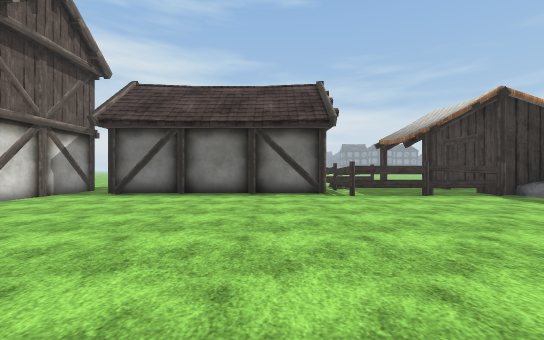
[1] (above)

16 first-person views from a walk through a 3-D level made in the Unity game engine. The camera is 1.4 m above the floor, looks level and sees 90° across. The floor is counted in squares, 2 m on a side. Each view is taken from the middle of a square. On the plan, view 1 faces up. The plan holds only what a view shows up to about 9 squares ahead; the rest is blank. The place goes on beyond the plan. Flat ground stands in for the terrain. Some surface patterns are stand-ins.

[2]
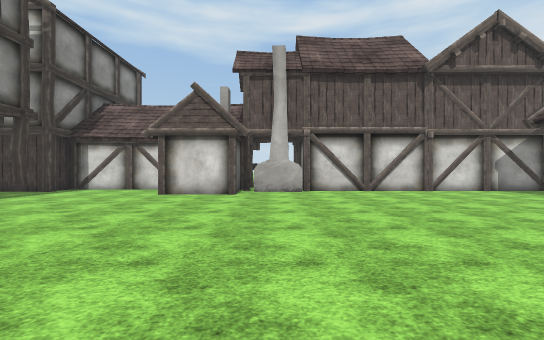

[3]
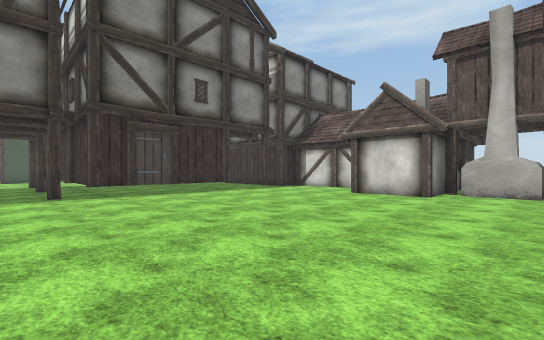

[4]
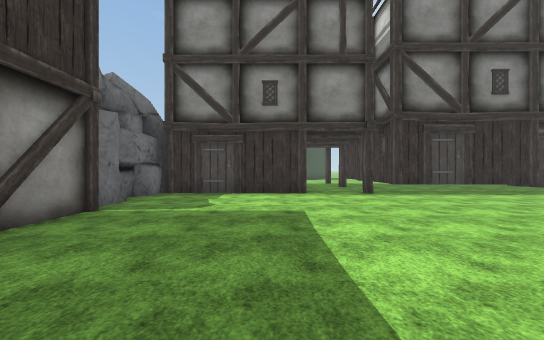

[5]
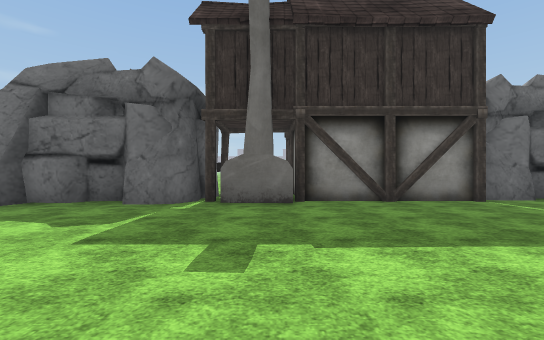

[6]
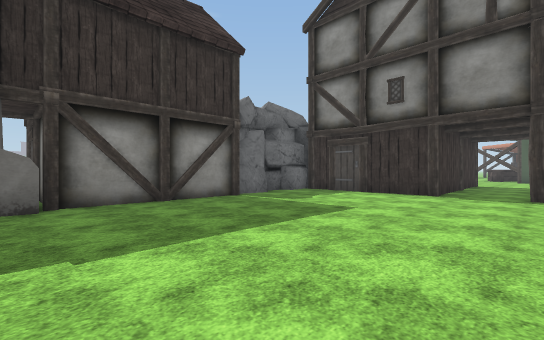

[7]
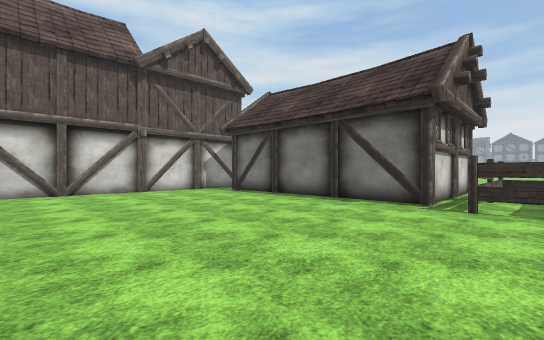

[8]
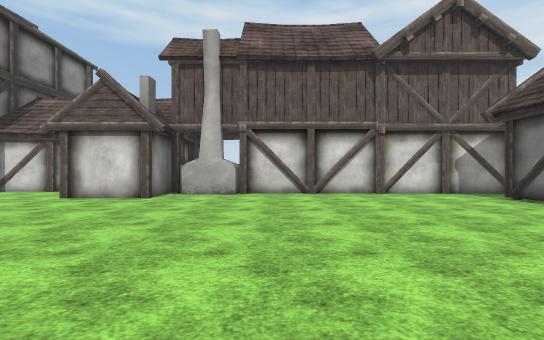

[9]
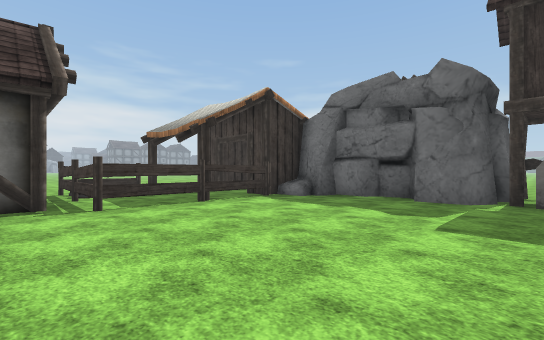

[10]
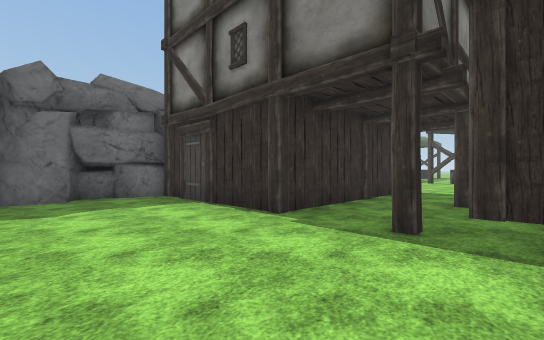

[11]
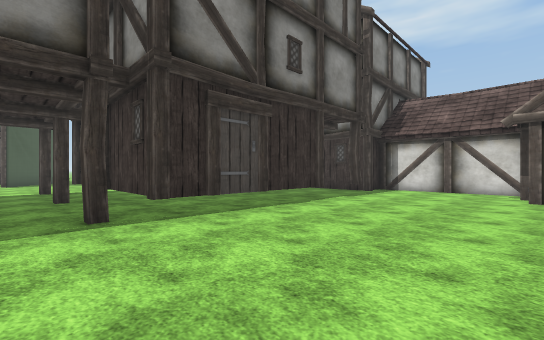

[12]
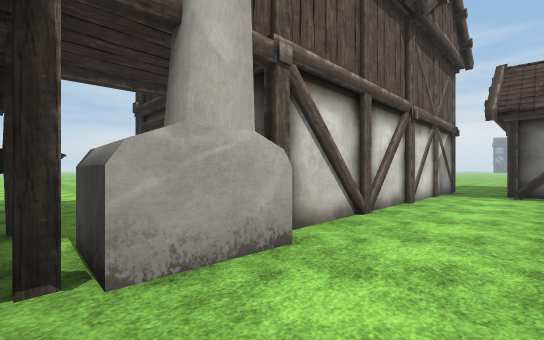

[13]
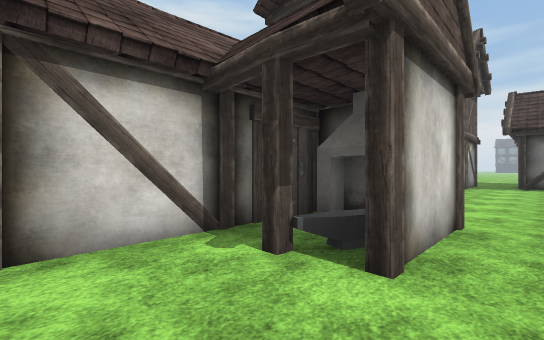

[14]
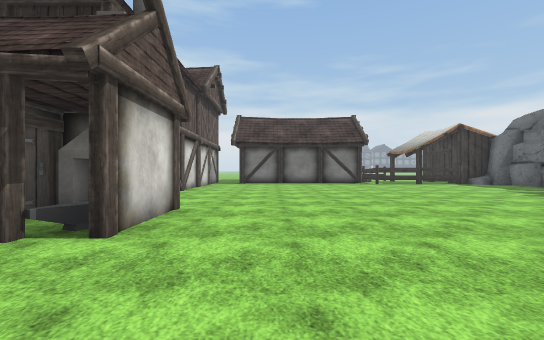

[15]
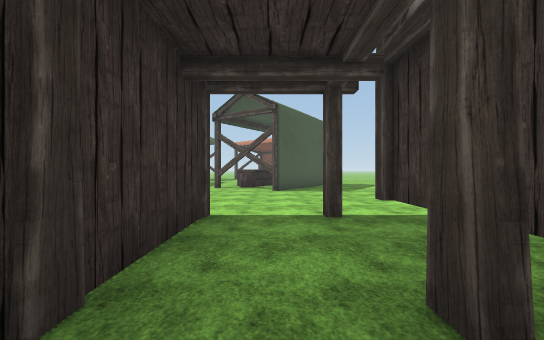

[16]
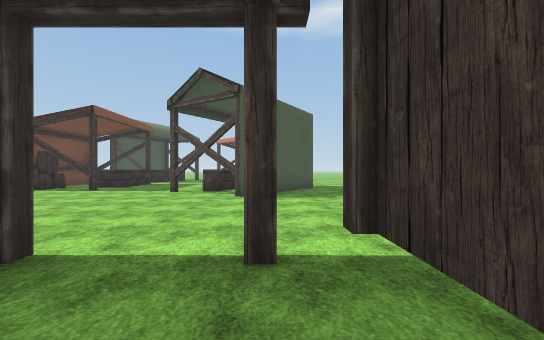

### Floor plan
Key: @ floor where view 1 was taken; # wall or solid block; . floor; ^ raised ledge; H house; T thing the floor can be seen under or through.
Columns run from 13 left of view 1 to 10 right of it. Each row starts with its distance up from view 1.
  9        H.     ##....
  8        H.#######...T #
  7        H.......TTTTT^#
  6        H.............#
  5        #.............#
  4        #.............#
  3        #.............###
  2        #.............###
  1        #.............#
  0 ......##.....@.......###
 -1 ...  ####............#
 -2       ###............#
 -3       #.^............#
 -4       #...............#
 -5       #...............#
 -6       #...............#
 -7       ##...#####.######
 -8        #...   #..#
 -9        # ..   #..#
-10               ##.#
-11               #..#
-12               #..#
-13               ##.#
-14              ......
-15              .......
-16              ........
-17              ........
-18              .........
-19              .. #......
-20                ####....

Positions as (right, up) in squares from view 1, and headings:
1: (0, 0), facing up
2: (3, 0), facing left
3: (3, 1), facing down-left
4: (5, 1), facing down
5: (2, 1), facing right
6: (2, 1), facing down-right
7: (3, 2), facing up-left
8: (2, 2), facing left
9: (1, 2), facing up-right
10: (1, -4), facing down-right
11: (3, -3), facing down-left
12: (-4, -1), facing up-left
13: (-4, -5), facing up-left
14: (-3, -6), facing up
15: (3, -9), facing down
16: (2, -11), facing down
